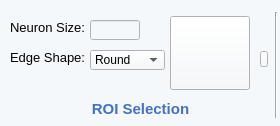
            <widget class="QWidget" name="widget_3" native="true">
             <property name="sizePolicy">
              <sizepolicy hsizetype="Fixed" vsizetype="Fixed">
               <horstretch>0</horstretch>
               <verstretch>0</verstretch>
              </sizepolicy>
             </property>
             <property name="minimumSize">
              <size>
               <width>280</width>
               <height>126</height>
              </size>
             </property>
             <property name="maximumSize">
              <size>
               <width>280</width>
               <height>126</height>
              </size>
             </property>
             <property name="styleSheet">
              <string notr="true">background-color: rgb(0, 255, 127);
background-color: rgb(245, 248, 250);</string>
             </property>
             <widget class="QLabel" name="label_162">
              <property name="geometry">
               <rect>
                <x>10</x>
                <y>20</y>
                <width>94</width>
                <height>17</height>
               </rect>
              </property>
              <property name="sizePolicy">
               <sizepolicy hsizetype="Fixed" vsizetype="Fixed">
                <horstretch>0</horstretch>
                <verstretch>0</verstretch>
               </sizepolicy>
              </property>
              <property name="font">
               <font>
                <family>Arial</family>
                <pointsize>10</pointsize>
               </font>
              </property>
              <property name="text">
               <string>Neuron Size:</string>
              </property>
              <property name="alignment">
               <set>Qt::AlignLeading|Qt::AlignLeft|Qt::AlignTop</set>
              </property>
             </widget>
             <widget class="QLineEdit" name="OnNeuronSizeValue">
              <property name="geometry">
               <rect>
                <x>90</x>
                <y>20</y>
                <width>50</width>
                <height>20</height>
               </rect>
              </property>
              <property name="minimumSize">
               <size>
                <width>50</width>
                <height>20</height>
               </size>
              </property>
              <property name="maximumSize">
               <size>
                <width>50</width>
                <height>20</height>
               </size>
              </property>
             </widget>
             <widget class="QToolButton" name="OnAutoROIButton">
              <property name="geometry">
               <rect>
                <x>170</x>
                <y>16</y>
                <width>80</width>
                <height>74</height>
               </rect>
              </property>
              <property name="styleSheet">
               <string notr="true">border-image: url(:/online/Asset 17.png);</string>
              </property>
              <property name="text">
               <string/>
              </property>
             </widget>
             <widget class="QLabel" name="label_166">
              <property name="geometry">
               <rect>
                <x>10</x>
                <y>50</y>
                <width>93</width>
                <height>17</height>
               </rect>
              </property>
              <property name="sizePolicy">
               <sizepolicy hsizetype="Fixed" vsizetype="Fixed">
                <horstretch>0</horstretch>
                <verstretch>0</verstretch>
               </sizepolicy>
              </property>
              <property name="font">
               <font>
                <family>Arial</family>
                <pointsize>10</pointsize>
               </font>
              </property>
              <property name="text">
               <string>Edge Shape:</string>
              </property>
              <property name="alignment">
               <set>Qt::AlignLeading|Qt::AlignLeft|Qt::AlignTop</set>
              </property>
             </widget>
             <widget class="QComboBox" name="OnEdgeShapeValue">
              <property name="geometry">
               <rect>
                <x>90</x>
                <y>50</y>
                <width>75</width>
                <height>20</height>
               </rect>
              </property>
              <property name="minimumSize">
               <size>
                <width>75</width>
                <height>20</height>
               </size>
              </property>
              <property name="maximumSize">
               <size>
                <width>75</width>
                <height>20</height>
               </size>
              </property>
              <property name="font">
               <font>
                <family>Arial</family>
               </font>
              </property>
              <item>
               <property name="text">
                <string>Round</string>
               </property>
              </item>
              <item>
               <property name="text">
                <string>Freehand</string>
               </property>
              </item>
             </widget>
             <widget class="QLabel" name="label_164">
              <property name="geometry">
               <rect>
                <x>10</x>
                <y>101</y>
                <width>261</width>
                <height>16</height>
               </rect>
              </property>
              <property name="sizePolicy">
               <sizepolicy hsizetype="Fixed" vsizetype="Preferred">
                <horstretch>0</horstretch>
                <verstretch>0</verstretch>
               </sizepolicy>
              </property>
              <property name="minimumSize">
               <size>
                <width>261</width>
                <height>0</height>
               </size>
              </property>
              <property name="font">
               <font>
                <family>Arial</family>
                <pointsize>11</pointsize>
                <weight>75</weight>
                <bold>true</bold>
               </font>
              </property>
              <property name="styleSheet">
               <string notr="true">color: rgb(67, 114, 193);</string>
              </property>
              <property name="text">
               <string>ROI Selection</string>
              </property>
              <property name="alignment">
               <set>Qt::AlignCenter</set>
              </property>
             </widget>
             <widget class="QPushButton" name="OnROIShowButton">
              <property name="geometry">
               <rect>
                <x>260</x>
                <y>51</y>
                <width>8</width>
                <height>16</height>
               </rect>
              </property>
              <property name="minimumSize">
               <size>
                <width>8</width>
                <height>16</height>
               </size>
              </property>
              <property name="maximumSize">
               <size>
                <width>8</width>
                <height>16</height>
               </size>
              </property>
              <property name="styleSheet">
               <string notr="true">border-image: url(:/online/Arrow.png);</string>
              </property>
              <property name="text">
               <string/>
              </property>
             </widget>
             <widget class="Line" name="line_3">
              <property name="geometry">
               <rect>
                <x>275</x>
                <y>12</y>
                <width>2</width>
                <height>106</height>
               </rect>
              </property>
              <property name="sizePolicy">
               <sizepolicy hsizetype="Fixed" vsizetype="Fixed">
                <horstretch>0</horstretch>
                <verstretch>0</verstretch>
               </sizepolicy>
              </property>
              <property name="minimumSize">
               <size>
                <width>2</width>
                <height>106</height>
               </size>
              </property>
              <property name="maximumSize">
               <size>
                <width>2</width>
                <height>106</height>
               </size>
              </property>
              <property name="orientation">
               <enum>Qt::Vertical</enum>
              </property>
             </widget>
            </widget>
